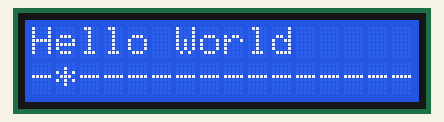
The sketch below on a simulated Arduino Uno, built with avr-gcc and run on an emulated ATmega328P. On the bench: 16×2 character LCD.

Above: at 0.19 s.
At 0.6 s:
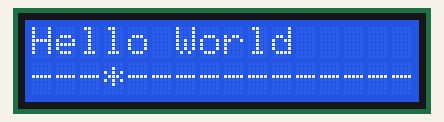
At 1.0 s:
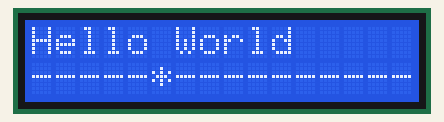
At 1.82 s:
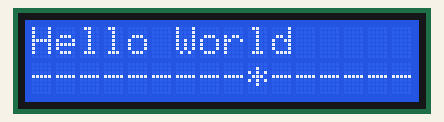
At 2.63 s:
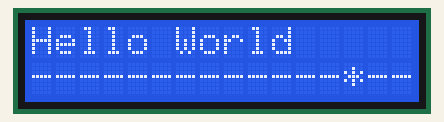
At 3.65 s:
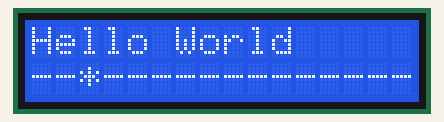

The sketch:

07_iic_lcd_display.ino
```cpp
#include <Wire.h>
#include <LiquidCrystal_I2C.h>

const int lcd_cols = 16;
const int lcd_rows = 2;
int position = 0;

LiquidCrystal_I2C lcd(0x27, lcd_cols, lcd_rows);

void setup() {
  lcd.begin(lcd_cols, lcd_rows);
  lcd.backlight();
  lcd.print("Hello World");
  lcd.setCursor(0, 1);
  lcd.print("*---------------");
}

void loop() {
  lcd.setCursor(position, 1);
  lcd.print("-");
  position = (position + 1) % lcd_cols;
  lcd.setCursor(position, 1);
  lcd.print("*");

  delay(200);
}
```

Measured:
- by itself, everything shown: repeats every 3.3 s, in 16 steps
